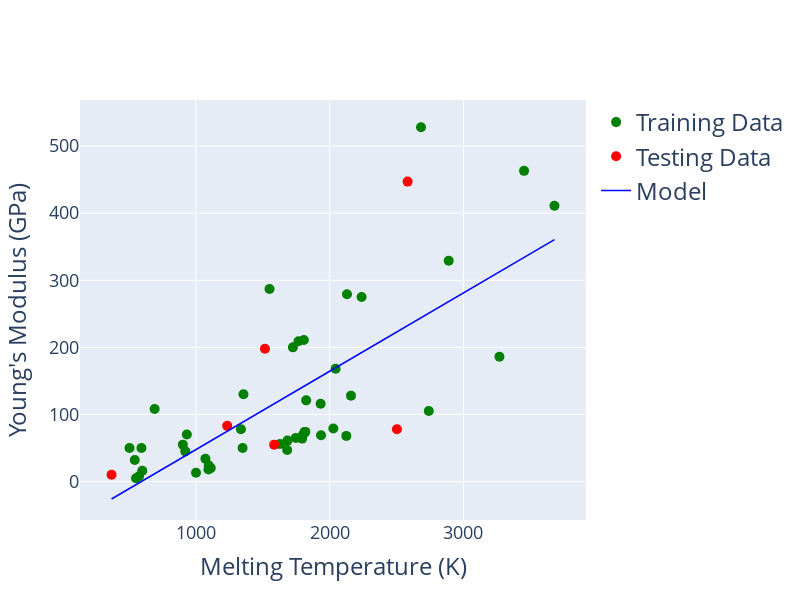

The notebook cell this image was saved under:
### Markdown cell above
### 5. Train models and plot results

### Code cell
predictions = regression(melt_train, melt_test, young_train, young_test) 
# This line calls the Regression model implemented in the function 

plot(melt_train, melt_test, young_train, young_test, "Melting Temperature (K)", "Young's Modulus (GPa)", predictions) 
# This line plots the results from that model

### Figure 1 — Plotly figure (JSON) as saved in the notebook; plotly's stock layout.template omitted (floating-point values rounded to 4 significant figures)
{"data": [{"marker": {"color": "green", "size": 10}, "mode": "markers", "name": "Training Data", "type": "scatter", "x": [1685, 3453, 933.5, 2125, 1818, 2028, 1002, 1933, 600.6, 1768, 692.7, 1551, 1683, 2130, 1629, 1802, 1095, 1795, 922, 2160, 3680, 2890, 2045, 3269, 553.7, 505.1, 1936, 1112, 1747, 576.6, 1814, 1825, 903.9, 1726, 2239, 1072, 594.1, 544.5, 1350, 2683, 1357.0, 1808, 2741, 1338.0, 1097], "y": [61, 463, 70, 68, 74, 79, 13, 116, 16, 209, 108, 287, 47, 279, 56, 70, 18, 64, 45, 128, 411, 329, 168, 186, 4.9, 50, 69, 20, 65, 8, 74, 121, 55, 200, 275, 34, 50, 32, 50, 528, 130, 211, 105, 78, 24]}, {"marker": {"color": "red", "size": 10}, "mode": "markers", "name": "Testing Data", "type": "scatter", "x": [371.0, 1586, 2503, 1517, 1235.0, 2583], "y": [10, 55, 78, 198, 83, 447]}, {"line": {"color": "blue", "width": 1.5}, "mode": "lines", "name": "Model", "type": "scatter", "x": [1685, 3453, 933.5, 2125, 1818, 2028, 1002, 1933, 600.6, 1768, 692.7, 1551, 1683, 2130, 1629, 1802, 1095, 1795, 922, 2160, 3680, 2890, 2045, 3269, 553.7, 505.1, 1936, 1112, 1747, 576.6, 1814, 1825, 903.9, 1726, 2239, 1072, 594.1, 544.5, 1350, 2683, 1357.0, 1808, 2741, 1338.0, 1097, 371.0, 1586, 2503, 1517, 1235.0, 2583], "y": [127.5, 334.1, 39.7, 178.9, 143.0, 167.6, 47.7, 156.5, 0.8103, 137.2, 11.57, 111.8, 127.3, 179.5, 121.0, 141.2, 58.57, 140.3, 38.35, 183.0, 360.6, 268.3, 169.6, 312.6, -4.676, -10.35, 156.8, 60.55, 134.7, -2.0, 142.6, 143.9, 36.24, 132.3, 192.2, 55.88, 0.04505, -5.75, 88.36, 244.1, 89.13, 141.9, 250.9, 86.91, 58.8, -26.02, 115.9, 223.1, 107.9, 74.93, 232.4]}], "layout": {"height": 600, "hovermode": "closest", "legend": {"font": {"size": 24}}, "showlegend": true, "width": 800, "xaxis": {"gridwidth": 1, "tickfont": {"size": 18}, "title": {"font": {"size": 24}, "text": "Melting Temperature (K)"}, "zeroline": false}, "yaxis": {"gridwidth": 1, "tickfont": {"size": 18}, "title": {"font": {"size": 24}, "text": "Young's Modulus (GPa)"}, "zeroline": false}}}
